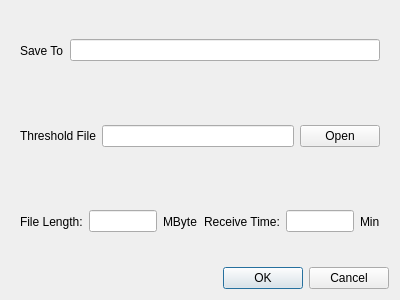
<?xml version="1.0" encoding="UTF-8"?>
<ui version="4.0">
 <class>DialogTrigger</class>
 <widget class="QDialog" name="DialogTrigger">
  <property name="geometry">
   <rect>
    <x>0</x>
    <y>0</y>
    <width>400</width>
    <height>300</height>
   </rect>
  </property>
  <property name="windowTitle">
   <string>Trigger</string>
  </property>
  <layout class="QGridLayout" name="gridLayout">
   <item row="2" column="0">
    <widget class="QWidget" name="widget_5" native="true">
     <layout class="QHBoxLayout" name="horizontalLayout_5">
      <item>
       <widget class="QLabel" name="label_5">
        <property name="text">
         <string>File Length:</string>
        </property>
       </widget>
      </item>
      <item>
       <widget class="QLineEdit" name="lineEditSaveFileLength"/>
      </item>
      <item>
       <widget class="QLabel" name="label_6">
        <property name="text">
         <string>MByte</string>
        </property>
       </widget>
      </item>
      <item>
       <spacer name="horizontalSpacer">
        <property name="orientation">
         <enum>Qt::Horizontal</enum>
        </property>
        <property name="sizeHint" stdset="0">
         <size>
          <width>40</width>
          <height>20</height>
         </size>
        </property>
       </spacer>
      </item>
      <item>
       <widget class="QLabel" name="label_7">
        <property name="text">
         <string>Receive Time:</string>
        </property>
       </widget>
      </item>
      <item>
       <widget class="QLineEdit" name="lineEditTimeOut"/>
      </item>
      <item>
       <widget class="QLabel" name="label_8">
        <property name="text">
         <string>Min</string>
        </property>
       </widget>
      </item>
     </layout>
    </widget>
   </item>
   <item row="0" column="0">
    <widget class="QWidget" name="widget_3" native="true">
     <layout class="QHBoxLayout" name="horizontalLayout_3">
      <item>
       <widget class="QLabel" name="label_3">
        <property name="text">
         <string>Save To</string>
        </property>
       </widget>
      </item>
      <item>
       <widget class="QLineEdit" name="lineEditSaveTo"/>
      </item>
     </layout>
    </widget>
   </item>
   <item row="4" column="0">
    <widget class="QDialogButtonBox" name="buttonBoxTrigger">
     <property name="orientation">
      <enum>Qt::Horizontal</enum>
     </property>
     <property name="standardButtons">
      <set>QDialogButtonBox::Cancel|QDialogButtonBox::Ok</set>
     </property>
    </widget>
   </item>
   <item row="1" column="0">
    <widget class="QWidget" name="widget" native="true">
     <layout class="QHBoxLayout" name="horizontalLayout">
      <item>
       <widget class="QLabel" name="label_4">
        <property name="text">
         <string>Threshold File</string>
        </property>
       </widget>
      </item>
      <item>
       <widget class="QLineEdit" name="lineEditThresholdFile"/>
      </item>
      <item>
       <widget class="QPushButton" name="pushButtonOpenThresholdFile">
        <property name="text">
         <string>Open</string>
        </property>
       </widget>
      </item>
     </layout>
    </widget>
   </item>
  </layout>
 </widget>
 <resources/>
 <connections>
  <connection>
   <sender>buttonBoxTrigger</sender>
   <signal>accepted()</signal>
   <receiver>DialogTrigger</receiver>
   <slot>accept()</slot>
   <hints>
    <hint type="sourcelabel">
     <x>248</x>
     <y>254</y>
    </hint>
    <hint type="destinationlabel">
     <x>157</x>
     <y>274</y>
    </hint>
   </hints>
  </connection>
  <connection>
   <sender>buttonBoxTrigger</sender>
   <signal>rejected()</signal>
   <receiver>DialogTrigger</receiver>
   <slot>reject()</slot>
   <hints>
    <hint type="sourcelabel">
     <x>316</x>
     <y>260</y>
    </hint>
    <hint type="destinationlabel">
     <x>286</x>
     <y>274</y>
    </hint>
   </hints>
  </connection>
 </connections>
</ui>
